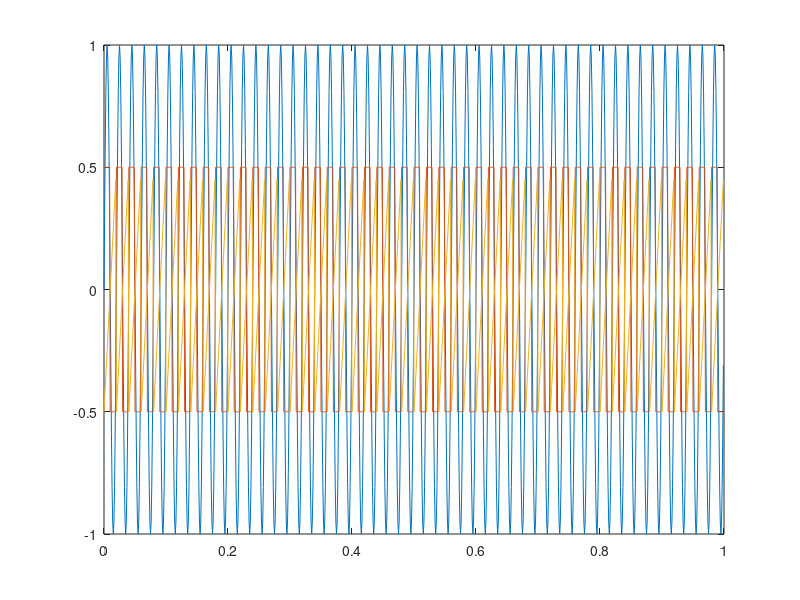

Here is the MATLAB script that generated this plot: (Note: this script raises an error after producing the figure.)
%TEORIE
%zatlumeni 0 db == zadna zmena amplitudy
%zatlumeni na nulovou amplitudu == -nekonecno db
%pomer amplitud 70 % == -3db
%SPL db ...db akustickeho tlaku vztazene ke kalibrovane hodnote
%FS db ... db relativni k rozsahu sinusovky
%referenční hladina 0 dB FS je přiřazena sinusovce s maximální možnou amplitudou, kterou lze při daném kvantování bez zkreslení uložit. 
%bily sum
%SNR db ... pomer uzitecne slozky vuci sumu
%SNR 0 db == stejny pomer

clear all
Fs = 1000
f= 50
t= 1
amp = 0.5
tO= (0:t*Fs-1)/Fs;

%UKOL 1
x1= sin(2*pi*f*tO);
x2= amp*square(2*pi*f*tO);
x3= amp* sawtooth(2*pi*f*tO);
sound (x3)
plot (tO,[x1',x2',x3'])

disp( ['Vykon sinu je: ', num2str(vykon(x1))])
disp( ['Vykon ctverce je: ', num2str(vykon(x2))])
disp( ['Vykon pily je: ', num2str(vykon(x3))])

%UKOL 2 Voltage
Uef= 230;
Ampl= Uef/sqrt(vykon(x1))


dbfs1 = 10*log10(vykon(x1)/vykon(x1))
dbfs1 = 10*log10(vykon(x2)/vykon(x1))
dbfs1 = 10*log10(vykon(x3)/vykon(x1))

%Vykon obdelniku s polovicni amplitudou 
amplpolovicni= vykon (x2)
%dbFS obdelniku s polovicni amplitudou 
amplpolovicni= 10*log10(vykon(x3)/0.5)

%Zesileni signalu o dany pocet decibelu
sig = x1 * sqrt(10^(0.5/10));
g = 10*log10(vykon(sig)/0.5)


  


